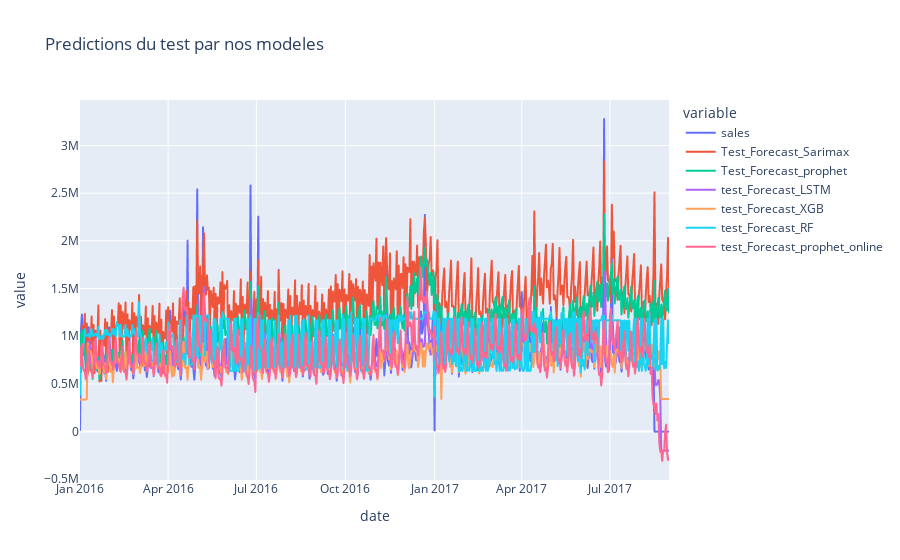

The cell this chart's notebook holds for it:
### Code cell
fig = px.line(series_test, x='date', y= Forecasts,title="Predictions du test par nos modeles")
fig.show()

### Figure 1 — Plotly figure (JSON) as saved in the notebook; plotly's stock layout.template omitted (floating-point values rounded to 4 significant figures; data arrays with more than 128 entries replaced by an {"elided": "..."} marker saying what was removed)
{"data": [{"hovertemplate": "variable=sales<br>date=%{x}<br>value=%{y}<extra></extra>", "legendgroup": "sales", "line": {"color": "#636efa", "dash": "solid"}, "marker": {"symbol": "circle"}, "mode": "lines", "name": "sales", "showlegend": true, "type": "scattergl", "x": {"elided": "608 str values"}, "xaxis": "x", "y": {"elided": "608 float values"}, "yaxis": "y"}, {"hovertemplate": "variable=Test_Forecast_Sarimax<br>date=%{x}<br>value=%{y}<extra></extra>", "legendgroup": "Test_Forecast_Sarimax", "line": {"color": "#EF553B", "dash": "solid"}, "marker": {"symbol": "circle"}, "mode": "lines", "name": "Test_Forecast_Sarimax", "showlegend": true, "type": "scattergl", "x": {"elided": "608 str values"}, "xaxis": "x", "y": {"elided": "608 float values"}, "yaxis": "y"}, {"hovertemplate": "variable=Test_Forecast_prophet<br>date=%{x}<br>value=%{y}<extra></extra>", "legendgroup": "Test_Forecast_prophet", "line": {"color": "#00cc96", "dash": "solid"}, "marker": {"symbol": "circle"}, "mode": "lines", "name": "Test_Forecast_prophet", "showlegend": true, "type": "scattergl", "x": {"elided": "608 str values"}, "xaxis": "x", "y": {"elided": "608 float values"}, "yaxis": "y"}, {"hovertemplate": "variable=test_Forecast_LSTM<br>date=%{x}<br>value=%{y}<extra></extra>", "legendgroup": "test_Forecast_LSTM", "line": {"color": "#ab63fa", "dash": "solid"}, "marker": {"symbol": "circle"}, "mode": "lines", "name": "test_Forecast_LSTM", "showlegend": true, "type": "scattergl", "x": {"elided": "608 str values"}, "xaxis": "x", "y": {"elided": "608 float values"}, "yaxis": "y"}, {"hovertemplate": "variable=test_Forecast_XGB<br>date=%{x}<br>value=%{y}<extra></extra>", "legendgroup": "test_Forecast_XGB", "line": {"color": "#FFA15A", "dash": "solid"}, "marker": {"symbol": "circle"}, "mode": "lines", "name": "test_Forecast_XGB", "showlegend": true, "type": "scattergl", "x": {"elided": "608 str values"}, "xaxis": "x", "y": {"elided": "608 float values"}, "yaxis": "y"}, {"hovertemplate": "variable=test_Forecast_RF<br>date=%{x}<br>value=%{y}<extra></extra>", "legendgroup": "test_Forecast_RF", "line": {"color": "#19d3f3", "dash": "solid"}, "marker": {"symbol": "circle"}, "mode": "lines", "name": "test_Forecast_RF", "showlegend": true, "type": "scattergl", "x": {"elided": "608 str values"}, "xaxis": "x", "y": {"elided": "608 float values"}, "yaxis": "y"}, {"hovertemplate": "variable=test_Forecast_prophet_online<br>date=%{x}<br>value=%{y}<extra></extra>", "legendgroup": "test_Forecast_prophet_online", "line": {"color": "#FF6692", "dash": "solid"}, "marker": {"symbol": "circle"}, "mode": "lines", "name": "test_Forecast_prophet_online", "showlegend": true, "type": "scattergl", "x": {"elided": "608 str values"}, "xaxis": "x", "y": {"elided": "608 float values"}, "yaxis": "y"}], "layout": {"legend": {"title": {"text": "variable"}, "tracegroupgap": 0}, "title": {"text": "Predictions du test par nos modeles"}, "xaxis": {"anchor": "y", "domain": [0, 1], "title": {"text": "date"}}, "yaxis": {"anchor": "x", "domain": [0, 1], "title": {"text": "value"}}}}
